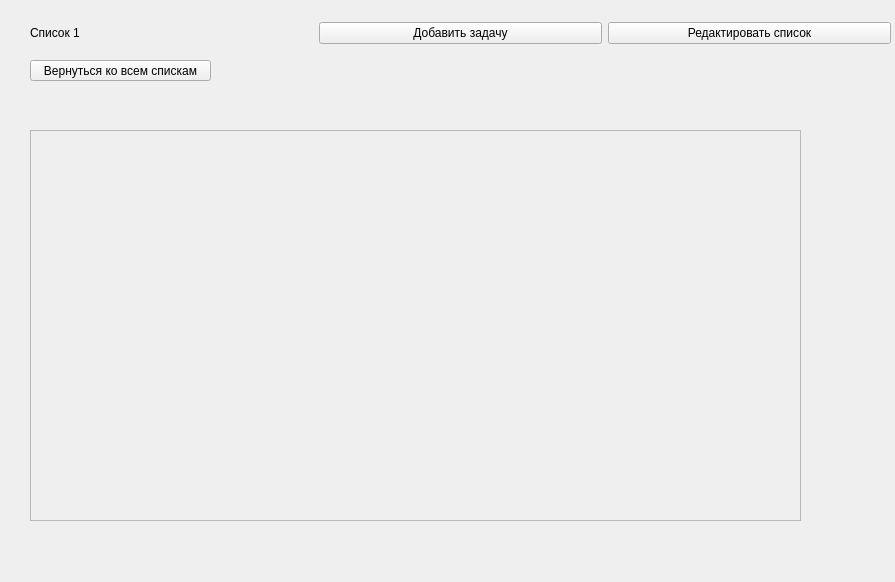
<?xml version="1.0" encoding="UTF-8"?>
<ui version="4.0">
 <class>Form</class>
 <widget class="QWidget" name="Form">
  <property name="geometry">
   <rect>
    <x>0</x>
    <y>0</y>
    <width>895</width>
    <height>582</height>
   </rect>
  </property>
  <property name="maximumSize">
   <size>
    <width>1920</width>
    <height>1200</height>
   </size>
  </property>
  <property name="windowTitle">
   <string>Form</string>
  </property>
  <widget class="QWidget" name="central_widget" native="true">
   <property name="geometry">
    <rect>
     <x>-10</x>
     <y>0</y>
     <width>1541</width>
     <height>921</height>
    </rect>
   </property>
   <property name="maximumSize">
    <size>
     <width>1920</width>
     <height>1200</height>
    </size>
   </property>
   <widget class="QStackedWidget" name="content">
    <property name="geometry">
     <rect>
      <x>0</x>
      <y>0</y>
      <width>911</width>
      <height>581</height>
     </rect>
    </property>
    <property name="currentIndex">
     <number>1</number>
    </property>
    <widget class="QWidget" name="no_lists_page">
     <widget class="QWidget" name="layoutWidget">
      <property name="geometry">
       <rect>
        <x>220</x>
        <y>190</y>
        <width>511</width>
        <height>211</height>
       </rect>
      </property>
      <layout class="QVBoxLayout" name="verticalLayout">
       <property name="spacing">
        <number>20</number>
       </property>
       <item>
        <widget class="QLabel" name="no_lists_text">
         <property name="font">
          <font>
           <family>Google Sans</family>
          </font>
         </property>
         <property name="text">
          <string>У вас нет списков</string>
         </property>
         <property name="alignment">
          <set>Qt::AlignmentFlag::AlignCenter</set>
         </property>
        </widget>
       </item>
       <item>
        <widget class="QLabel" name="no_lists_questions">
         <property name="font">
          <font>
           <family>Google Sans</family>
          </font>
         </property>
         <property name="text">
          <string>Запланируем что нибудь?</string>
         </property>
         <property name="alignment">
          <set>Qt::AlignmentFlag::AlignCenter</set>
         </property>
        </widget>
       </item>
       <item>
        <widget class="QPushButton" name="add_list_btn">
         <property name="font">
          <font>
           <family>Google Sans</family>
          </font>
         </property>
         <property name="text">
          <string>Добавить список</string>
         </property>
        </widget>
       </item>
      </layout>
     </widget>
     <widget class="QLabel" name="my_lists_text">
      <property name="geometry">
       <rect>
        <x>40</x>
        <y>30</y>
        <width>509</width>
        <height>42</height>
       </rect>
      </property>
      <property name="font">
       <font>
        <family>Google Sans</family>
       </font>
      </property>
      <property name="text">
       <string>Мои списки</string>
      </property>
     </widget>
    </widget>
    <widget class="QWidget" name="list_page">
     <widget class="QPushButton" name="back_to_list_btn">
      <property name="geometry">
       <rect>
        <x>40</x>
        <y>60</y>
        <width>181</width>
        <height>21</height>
       </rect>
      </property>
      <property name="text">
       <string>Вернуться ко всем спискам</string>
      </property>
     </widget>
     <widget class="QScrollArea" name="tasks_scroll_area">
      <property name="geometry">
       <rect>
        <x>40</x>
        <y>130</y>
        <width>771</width>
        <height>391</height>
       </rect>
      </property>
      <property name="widgetResizable">
       <bool>true</bool>
      </property>
      <widget class="QWidget" name="tasks_container">
       <property name="geometry">
        <rect>
         <x>0</x>
         <y>0</y>
         <width>769</width>
         <height>389</height>
        </rect>
       </property>
       <widget class="QWidget" name="verticalLayoutWidget">
        <property name="geometry">
         <rect>
          <x>0</x>
          <y>0</y>
          <width>771</width>
          <height>391</height>
         </rect>
        </property>
        <layout class="QVBoxLayout" name="tasks_layout"/>
       </widget>
      </widget>
     </widget>
     <widget class="QWidget" name="layoutWidget">
      <property name="geometry">
       <rect>
        <x>40</x>
        <y>20</y>
        <width>861</width>
        <height>26</height>
       </rect>
      </property>
      <layout class="QHBoxLayout" name="horizontalLayout">
       <item>
        <widget class="QLabel" name="list_text">
         <property name="text">
          <string>Список 1</string>
         </property>
        </widget>
       </item>
       <item>
        <widget class="QPushButton" name="add_task_btn">
         <property name="text">
          <string>Добавить задачу</string>
         </property>
        </widget>
       </item>
       <item>
        <widget class="QPushButton" name="edit_list_btn">
         <property name="text">
          <string>Редактировать список</string>
         </property>
        </widget>
       </item>
      </layout>
     </widget>
    </widget>
   </widget>
  </widget>
 </widget>
 <resources/>
 <connections/>
</ui>
